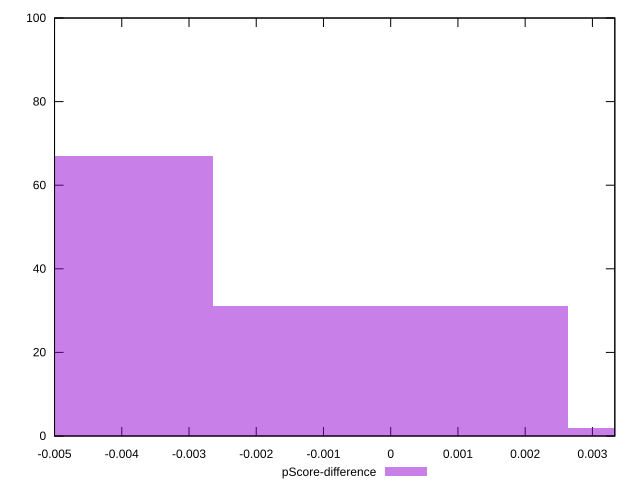

Recreate this plot in gnuplot.
reset

$pScoreDifference <<EOF
-0.00527867383535906 67
0 31
0.00527867383535906 2
EOF

set key outside below
set boxwidth 0.00527867383535906
set xrange [-0.0050000000000000044:0.0033333333333332993]
set yrange [0:100]
set trange [0:100]
set style fill transparent solid 0.5 noborder
set terminal svg size 640, 490 enhanced background rgb 'white'
set output "reprap/uses-optimized-images/samples/pages+cached/pScore-difference/histogram.svg"

plot $pScoreDifference title "pScore-difference" with boxes

reset
